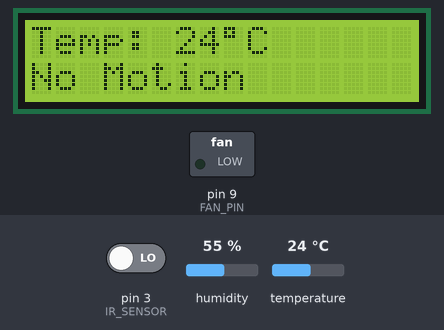
A sketch run on a simulated Arduino Uno, built with avr-gcc and run on an emulated ATmega328P. On the bench: 16×2 character LCD, switched loads named in the sketch (green lamp = pin HIGH). The test bench sets the inputs (shaded band); at power-on: pin 3 (IR_SENSOR) LOW, temperature 24 °C, humidity 55 %. What the sketch prints to the serial monitor is not drawn.

Above: at 3.2 s.
3.3 s: pin 3 (IR_SENSOR) driven HIGH
At 5.4 s:
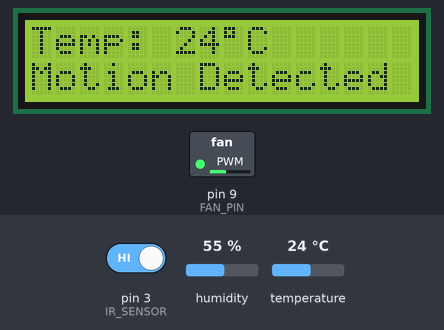
5.7 s: temperature set to 28 °C
At 7.4 s:
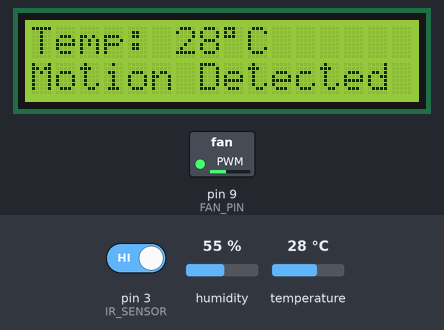
7.7 s: temperature set to 31 °C
At 9.3 s:
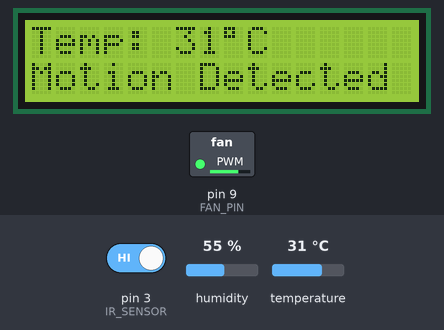
9.8 s: temperature set to 33 °C
At 11.2 s:
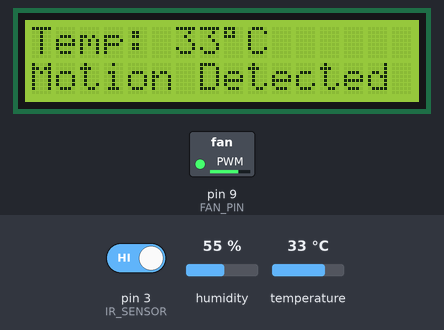
11.9 s: temperature set to 36 °C
At 13.1 s:
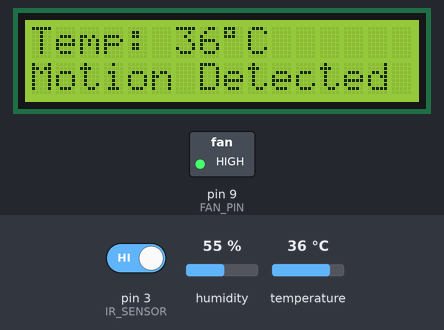
14.0 s: pin 3 (IR_SENSOR) driven LOW
At 15.0 s:
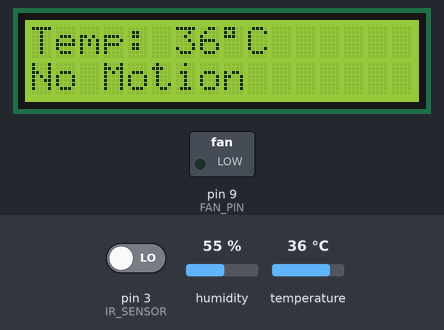
Timing chart, 0 to 17.0 s (numbered marks = the images above; inputs shaded):
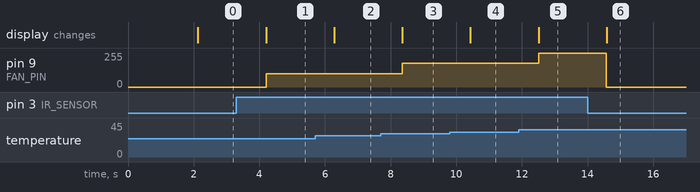

The sketch:

fan_speed_controller.ino
```cpp
#include <DHT.h>
#include <LiquidCrystal_I2C.h>

// Pin Definitions
#define DHTPIN 2
#define DHTTYPE DHT11
#define IR_SENSOR 3
#define FAN_PIN 9

// Initialize DHT Sensor
DHT dht(DHTPIN, DHTTYPE);

// Initialize LCD
LiquidCrystal_I2C lcd(0x27, 16, 2);

int temperature = 0;
int fanSpeed = 0;

void setup()
{
  pinMode(IR_SENSOR, INPUT);
  pinMode(FAN_PIN, OUTPUT);

  Serial.begin(9600);

  dht.begin();

  lcd.begin();
  lcd.backlight();

  lcd.setCursor(0,0);
  lcd.print("FAN CONTROLLER");
  delay(2000);

  lcd.clear();
}

void loop()
{
  int motion = digitalRead(IR_SENSOR);

  temperature = dht.readTemperature();

  lcd.setCursor(0,0);
  lcd.print("Temp: ");
  lcd.print(temperature);
  lcd.print((char)223);
  lcd.print("C ");

  // Motion Detected
  if(motion == HIGH)
  {
    lcd.setCursor(0,1);
    lcd.print("Motion Detected");

    // Fan Speed Control
    if(temperature < 20)
    {
      fanSpeed = 0;
    }
    else if(temperature >= 20 && temperature < 30)
    {
      fanSpeed = 100;
    }
    else if(temperature >= 30 && temperature < 35)
    {
      fanSpeed = 180;
    }
    else
    {
      fanSpeed = 255;
    }

    analogWrite(FAN_PIN, fanSpeed);
  }
  else
  {
    analogWrite(FAN_PIN, 0);

    lcd.setCursor(0,1);
    lcd.print("No Motion      ");
  }

  Serial.print("Temperature: ");
  Serial.print(temperature);
  Serial.print(" C  ");

  Serial.print("Fan Speed: ");
  Serial.println(fanSpeed);

  delay(1000);
}
```

Measured:
- the behaviour switches between 29 and 30 °C on temperature (found by bisection; images 2 and 3)
- the behaviour switches between 34 and 35 °C on temperature (found by bisection; images 4 and 5)
- after the input at 3.3 s, pin 9 (FAN_PIN): 0/255 → 100/255 after 0.91 s; the display: changes after 0.91 s (image 1)
- after the input at 5.7 s, the display: changes after 0.58 s (image 2)
- after the input at 7.7 s, pin 9 (FAN_PIN): 100/255 → 180/255 after 0.66 s; the display: changes after 0.66 s (image 3)
- after the input at 9.8 s, the display: changes after 0.63 s (image 4)
- after the input at 11.9 s, pin 9 (FAN_PIN): 180/255 → 255/255 after 0.61 s; the display: changes after 0.61 s (image 5)
- after the input at 14.0 s, pin 9 (FAN_PIN): 255/255 → 0/255 after 0.57 s; the display: changes after 0.58 s (image 6)
